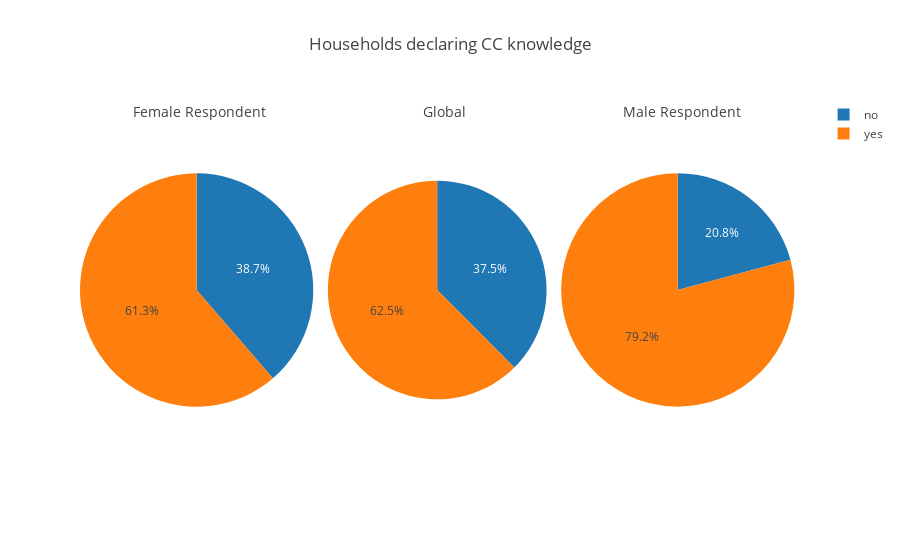

Notebook cell for this chart:
### Markdown cell above
## Climate change awareness

### Code cell
create_graphs_respondent(lambda x: x.groupby('cc_knowledge').size(),
                         lambda x: x.values,
                         lambda x: x.index.values,
                         lambda x: x.sum(),
                         "Households declaring CC knowledge")

### Figure 1 — Plotly figure (JSON) as saved in the notebook; plotly's stock layout.template omitted (floating-point values rounded to 4 significant figures)
{"data": [{"domain": {"x": [0, 0.32]}, "labels": ["no", "yes"], "sort": false, "type": "pie", "values": [138, 219]}, {"domain": {"x": [0.34, 0.64]}, "labels": ["no", "yes"], "sort": false, "type": "pie", "values": [143, 238]}, {"domain": {"x": [0.66, 0.98]}, "labels": ["no", "yes"], "sort": false, "type": "pie", "values": [5, 19]}], "layout": {"annotations": [{"font": {"size": 14}, "showarrow": false, "text": "Female Respondent", "x": 0.07, "y": 1}, {"font": {"size": 14}, "showarrow": false, "text": "Global", "x": 0.5, "y": 1}, {"font": {"size": 14}, "showarrow": false, "text": "Male Respondent", "x": 0.91, "y": 1}], "title": "Households declaring CC knowledge"}}
